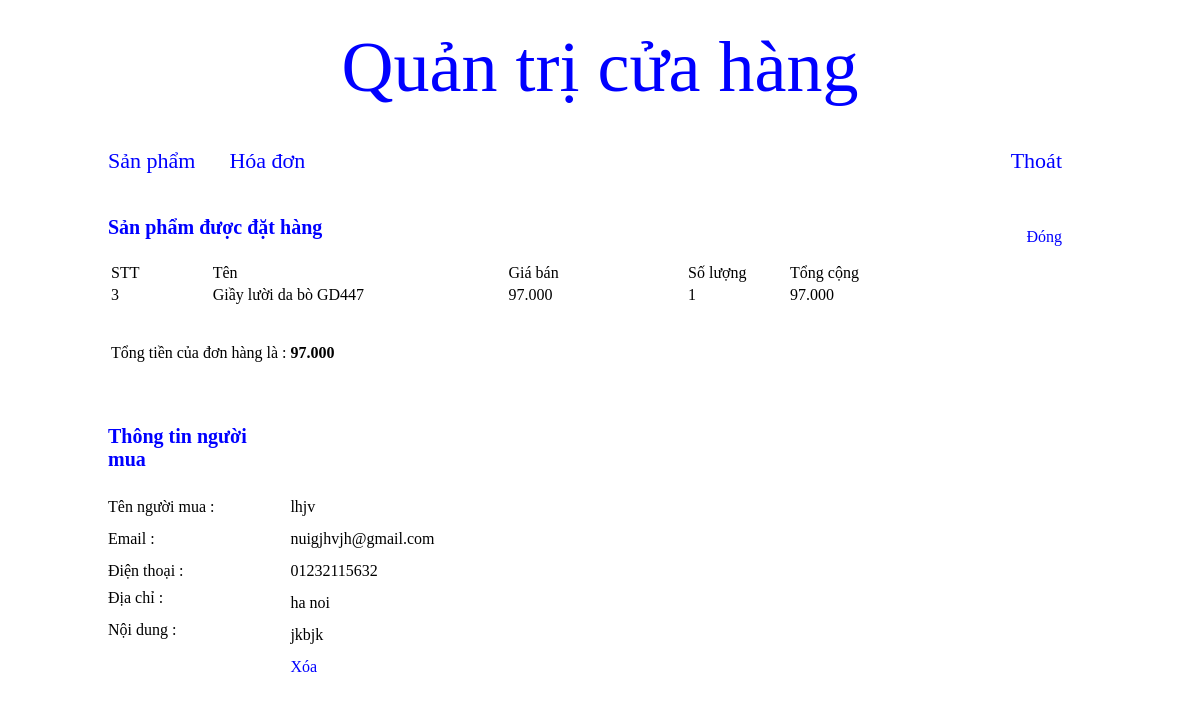
The app's page /quan_tri/index.php?thamso=xem_hoa_don&id=2&trang=1 (signed in) with its own data.
### tables this page shows
CREATE TABLE IF NOT EXISTS `san_pham` (
  `id` int(11) NOT NULL AUTO_INCREMENT,
  `ten` varchar(256) NOT NULL,
  `gia` int(255) NOT NULL,
  `hinh_anh` varchar(256) NOT NULL,
  `noi_dung` mediumtext NOT NULL,
  `thuoc_menu` int(255) NOT NULL,
  `noi_bat` varchar(256) NOT NULL,
  `trang_chu` varchar(256) NOT NULL,
  `sap_xep_trang_chu` int(255) NOT NULL,
  PRIMARY KEY (`id`)
);

CREATE TABLE IF NOT EXISTS `hoa_don` (
  `id` int(11) NOT NULL AUTO_INCREMENT,
  `ten_nguoi_mua` varchar(256) NOT NULL,
  `email` varchar(256) NOT NULL,
  `dia_chi` mediumtext NOT NULL,
  `dien_thoai` varchar(256) NOT NULL,
  `noi_dung` mediumtext NOT NULL,
  `hang_duoc_mua` mediumtext NOT NULL,
  PRIMARY KEY (`id`)
);

### quan_tri/chuc_nang/hoa_don/xem_hoa_don.php (the view, shortened to what this page needs)
<?php
	$id=$_GET['id'];
	$tv="select * from hoa_don where id='$id' ";
	$tv_1=mysql_query($tv);
	$tv_2=mysql_fetch_array($tv_1);
	$ten_nguoi_mua=$tv_2['ten_nguoi_mua'];
	$email=$tv_2['email'];
	$dien_thoai=$tv_2['dien_thoai'];
	$dia_chi=$tv_2['dia_chi'];
	$noi_dung=$tv_2['noi_dung'];
	$hang_duoc_mua=$tv_2['hang_duoc_mua'];
	$link_dong="?thamso=hoa_don&&trang=".$_GET['trang'];
	$link_xoa="?xoa_hoa_don_o_trang_chi_tiet=co&id=".$id."&trang=".$_GET['trang'];
?>
<table width="990px" >
	<tr>
		<td width="250px" ><b style="color:blue;font-size:20px" >Sản phẩm được đặt hàng </b><br><br> </td>
		<td width="740px" align="right" >
			<a href="<?php echo $link_dong; ?>" class="lk_a1" style="margin-right:30px" >Đóng</a>
		</td>
	</tr>
	<tr>
		<td align="left" colspan="2" >
			<table width="880px" >
				<tr>
					<td width="100px">STT</td>
					<td width="300px" >Tên</td>
					<td width="180px">Giá bán</td>
					<td width="100px" >Số lượng</td>
					<td width="200px">Tổng cộng</td>
				</tr>
				<?php
					$m=explode("[|||||]",$hang_duoc_mua);
					$tong_lon=0;
					for($i=0;$i<count($m);$i++)
					{
						if(isset($m[$i]))
						{
							if($m[$i]!="")
							{
								$stt=$i+1;
								$m_2=explode("[|||]",$m[$i]);
								$id_sp=$m_2[0];
								$sl_sp=$m_2[1];
								$tv_sp="select id,ten,gia from san_pham where id='$id_sp' ";
								$tv_sp_1=mysql_query($tv_sp);
								$tv_sp_2=mysql_fetch_array($tv_sp_1);
								$ten=$tv_sp_2['ten'];
								$gia=$tv_sp_2['gia'];
								$gia_duoc_dinh_dang=number_format($gia,0,",",".");
								$tong=$gia*$sl_sp;
								$tong_duoc_dinh_dang=number_format($tong,0,",",".");
								$tong_lon=$tong_lon+$tong;
								if($sl_sp!=0)
								{
								?>
									<tr>
										<td><?php echo $stt; ?></td>
										<td><?php echo $ten; ?></td>
										<td><?php echo $gia_duoc_dinh_dang; ?></td>
										<td><?php echo $sl_sp; ?></td>
										<td><?php echo $tong_duoc_dinh_dang; ?></td>
									</tr>
								<?php
								}
							}
						}
					}
				?>
				<tr>
					<td colspan="5">
						<br><br>
						Tổng tiền của đơn hàng là :
						<?php
							$tong_lon_duoc_dinh_dang=number_format($tong_lon,0,",",".");
							echo "<b>".$tong_lon_duoc_dinh_dang."</b>";
						?>
						<br><br>
					</td>
				</tr>
			</table>
		</td>
	</tr>
</table>
<br><br>
<table width="990px" >
	<tr>
		<td width="180px" ><b style="color:blue;font-size:20px" >Thông tin người mua</b><br><br> </td>
		<td width="810px" align="right" >
		</td>
	</tr>
	<tr height="30px" >
		<td >Tên người mua : </td>
		<td >
			<?php echo $ten_nguoi_mua; ?>
		</td>
	</tr>
	<tr height="30px" >
		<td >Email : </td>
		<td >
			<?php echo $email; ?>
		</td>
	</tr>
	<tr height="30px" >
		<td >Điện thoại : </td>
		<td >
			<?php echo $dien_thoai; ?>
		</td>
	</tr>
	<tr height="30px" >
		<td valign="top" >Địa chỉ : </td>
		<td >
			<?php echo $dia_chi; ?>
		</td>
	</tr>
	<tr height="30px" >
		<td valign="top" >Nội dung : </td>
		<td >
			<?php echo $noi_dung; ?>
		</td>
	</tr>
	<tr height="30px" >
		<td>&nbsp;</td>
		<td>
			<a href="<?php echo $link_xoa; ?>" class="lk_a1" >Xóa</a>
		</td>
	</tr>
</table>

### quan_tri/giao_dien/giao_dien.css (style rules this page uses)
a.lk_a1 { text-decoration:none;color:blue; }

### records on screen
san_pham: stt "3", ten "Giầy lười da bò GD447", gia "97.000", gia.hang_duoc_mua "97.000"
hoa_don: hang_duoc_mua "1", ten_nguoi_mua "lhjv", email "nuigjhvjh@gmail.com", dien_thoai "01232115632", dia_chi "ha noi", noi_dung "jkbjk"

### other values on screen
$tong_lon_duoc_dinh_dang "97.000"
